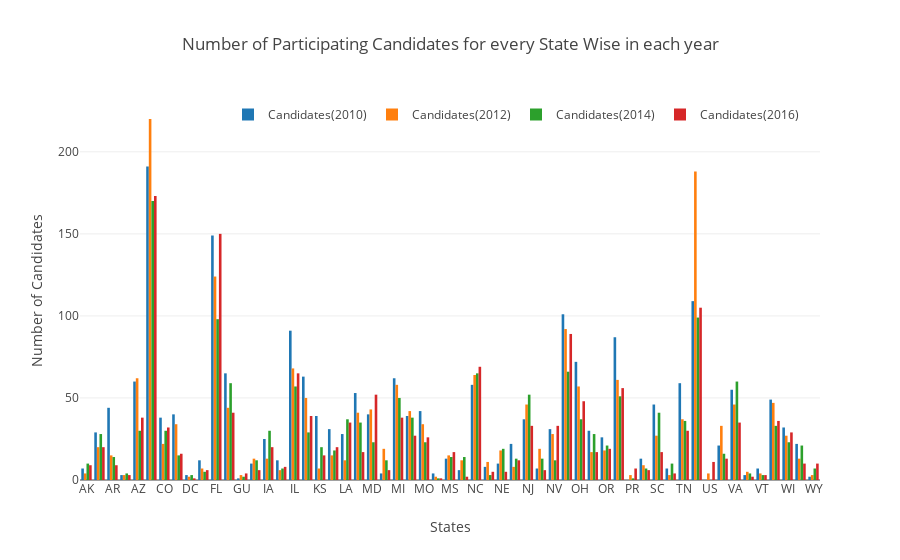

Here is the notebook cell this chart was saved with:
### Code cell
import plotly.plotly as py
import pandas as pd
import plotly
from plotly.graph_objs import Scatter, Layout
plotly.offline.init_notebook_mode(connected=True)

# creating graph
trace1 = go.Bar(
    x =result['index'], 
    y = result['2010'],
    name= 'Candidates(2010)',
    
)
trace2 = go.Bar(
    x =result['index'], 
    y = result['2012'],
    name= 'Candidates(2012)',
    
)
trace3 = go.Bar(
    x =result['index'], 
    y = result['2014'],
    name= 'Candidates(2014)',
    
)
trace4 = go.Bar(
    x =result['index'], 
    y = result['2016'],
    name= 'Candidates(2016)',
    
)

# graph properties
layout =go.Layout(title='Number of Participating Candidates for every State Wise in each year',legend=dict(orientation="h",x=.2, y=1.0),
                  xaxis = dict(title = 'States'),
                  yaxis = dict(title = 'Number of Candidates'))
fig = go.Figure(data=[trace1,trace2,trace3,trace4], layout=layout)

# plotting the graph
plotly.offline.iplot(fig)

### Figure 1 — Plotly figure (JSON) as saved in the notebook; plotly's stock layout.template omitted (floating-point values rounded to 4 significant figures)
{"data": [{"name": "Candidates(2010)", "type": "bar", "x": ["AK", "AL", "AR", "AS", "AZ", "CA", "CO", "CT", "DC", "DE", "FL", "GA", "GU", "HI", "IA", "ID", "IL", "IN", "KS", "KY", "LA", "MA", "MD", "ME", "MI", "MN", "MO", "MP", "MS", "MT", "NC", "ND", "NE", "NH", "NJ", "NM", "NV", "NY", "OH", "OK", "OR", "PA", "PR", "RI", "SC", "SD", "TN", "TX", "US", "UT", "VA", "VI", "VT", "WA", "WI", "WV", "WY"], "y": [7, 29, 44, 3, 60, 191, 38, 40, 3, 12, 149, 65, 1, 10, 25, 12, 91, 63, 39, 31, 28, 53, 40, 4, 62, 39, 42, 4, 13, 6, 58, 8, 10, 22, 37, 7, 31, 101, 72, 30, 26, 87, null, 13, 46, 7, 59, 109, null, 21, 55, 3, 7, 49, 32, 22, 2]}, {"name": "Candidates(2012)", "type": "bar", "x": ["AK", "AL", "AR", "AS", "AZ", "CA", "CO", "CT", "DC", "DE", "FL", "GA", "GU", "HI", "IA", "ID", "IL", "IN", "KS", "KY", "LA", "MA", "MD", "ME", "MI", "MN", "MO", "MP", "MS", "MT", "NC", "ND", "NE", "NH", "NJ", "NM", "NV", "NY", "OH", "OK", "OR", "PA", "PR", "RI", "SC", "SD", "TN", "TX", "US", "UT", "VA", "VI", "VT", "WA", "WI", "WV", "WY"], "y": [4, 20, 15, 3, 62, 220, 22, 34, 2, 7, 124, 44, 3, 13, 13, 6, 68, 50, 7, 15, 12, 41, 43, 19, 58, 42, 34, 2, 15, 12, 64, 11, 18, 8, 46, 19, 28, 92, 57, 17, 18, 61, 3, 9, 27, 3, 37, 188, 4, 33, 46, 5, 4, 47, 27, 13, 3]}, {"name": "Candidates(2014)", "type": "bar", "x": ["AK", "AL", "AR", "AS", "AZ", "CA", "CO", "CT", "DC", "DE", "FL", "GA", "GU", "HI", "IA", "ID", "IL", "IN", "KS", "KY", "LA", "MA", "MD", "ME", "MI", "MN", "MO", "MP", "MS", "MT", "NC", "ND", "NE", "NH", "NJ", "NM", "NV", "NY", "OH", "OK", "OR", "PA", "PR", "RI", "SC", "SD", "TN", "TX", "US", "UT", "VA", "VI", "VT", "WA", "WI", "WV", "WY"], "y": [10, 28, 14, 4, 30, 170, 30, 15, 3, 5, 98, 59, 2, 12, 30, 7, 57, 29, 20, 18, 37, 35, 23, 12, 50, 38, 23, 1, 14, 14, 65, 3, 19, 13, 52, 13, 12, 66, 37, 28, 21, 51, 1, 7, 41, 10, 36, 99, null, 16, 60, 4, 3, 33, 23, 21, 7]}, {"name": "Candidates(2016)", "type": "bar", "x": ["AK", "AL", "AR", "AS", "AZ", "CA", "CO", "CT", "DC", "DE", "FL", "GA", "GU", "HI", "IA", "ID", "IL", "IN", "KS", "KY", "LA", "MA", "MD", "ME", "MI", "MN", "MO", "MP", "MS", "MT", "NC", "ND", "NE", "NH", "NJ", "NM", "NV", "NY", "OH", "OK", "OR", "PA", "PR", "RI", "SC", "SD", "TN", "TX", "US", "UT", "VA", "VI", "VT", "WA", "WI", "WV", "WY"], "y": [9, 20, 9, 3, 38, 173, 32, 16, 1, 6, 150, 41, 4, 6, 20, 8, 65, 39, 15, 20, 35, 17, 52, 6, 38, 27, 26, 1, 17, 2, 69, 5, 5, 12, 33, 6, 33, 89, 48, 17, 19, 56, 7, 6, 17, 4, 30, 105, 11, 13, 35, 2, 3, 36, 29, 10, 10]}], "layout": {"legend": {"orientation": "h", "x": 0.2, "y": 1}, "title": "Number of Participating Candidates for every State Wise in each year", "xaxis": {"title": "States"}, "yaxis": {"title": "Number of Candidates"}}}
